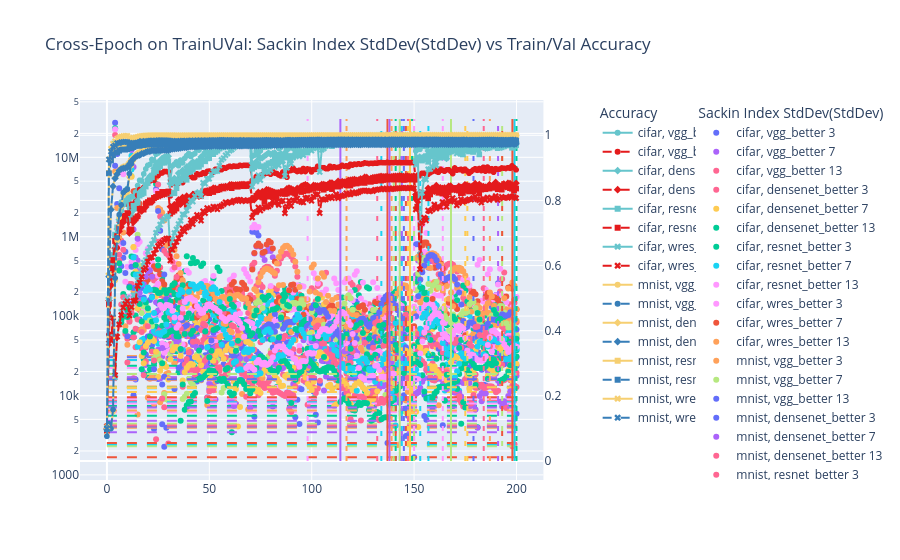

Write notebook code for a chart like this one.
### Code cell
epoch_trainUval = epoch_data_better[(epoch_data_better['split'] == 'trainUval')]
epoch_trainUval = epoch_trainUval.sort_values(by='epoch')

fig = make_subplots(specs=[[{"secondary_y": True}]], )

train_acc_trainUval = px.line(epoch_trainUval, x='epoch', y='train_acc', color="dataset", color_discrete_sequence=color_seq_train, symbol="model")
val_acc_trainUval = px.line(epoch_trainUval, x='epoch', y='val_acc', color="dataset", color_discrete_sequence=color_seq_val, symbol="model", line_dash_sequence=['dash'])

traces = tuple(train_acc_trainUval.data)

for i, trace in enumerate(traces):
	# get dataset, model out of the trace
	dataset, model = str(trace['name']).split(", ")
    
	all_epochs = epoch_trainUval[(epoch_trainUval['dataset'] == dataset) & (epoch_trainUval['model'] == model)].copy()

	for size in window_sizes:     
		col_name = f"sackin_index_std_w{size}"
		all_epochs[col_name] = all_epochs["sackin_index"].rolling(size).std().rolling(size).std()
  
		group = f"{trace["name"]} {size}"
		sackin_scatter_trainUval = go.Scatter(x=all_epochs['epoch'], y=all_epochs[col_name], mode='markers', name=group, legend="legend2", legendgroup=group)

		fig.add_trace(
			sackin_scatter_trainUval,
			secondary_y=False
		)
  
		epoch_span = (all_epochs['epoch'].min(), all_epochs['epoch'].max())
		lowest_5_variances = all_epochs.nsmallest(10, col_name)[col_name].to_numpy()
		for j, e in enumerate(lowest_5_variances[[0, -1]]):
			xline = go.Scatter(x=epoch_span, y=[e, e], mode="lines", line=dict(dash=f"10px 10px"), legend="legend2", legendgroup=group, showlegend=False)
			fig.add_trace(xline, secondary_y=False)

 
	fig.update_yaxes(type="log", secondary_y=False)

	fig.add_trace(
		train_acc_trainUval.data[i],
		secondary_y=True,
	)
 
	fig.add_trace(
		val_acc_trainUval.data[i],
		secondary_y=True,
	)
 
	top_5_epochs = all_epochs.sort_values(by='val_acc', ascending=False).iloc[:5]['epoch'].to_numpy()

	for i, e in enumerate(top_5_epochs):
		fig.add_trace(go.Scatter(x=[e, e], y=[0, 1.05], mode="lines", line=dict(color=trace['marker']['color'], dash=f"5px {i*5}px"), legendgroup=trace['name'], showlegend=False), secondary_y=True)

# set title
fig.update_layout(
	title_text="Cross-Epoch on TrainUVal: Sackin Index StdDev(StdDev) vs Train/Val Accuracy",
	legend = dict(title="Accuracy", tracegroupgap=0, x=1.05, y=1),
	legend2 = dict(title="Sackin Index StdDev(StdDev)", tracegroupgap=0, x=1.25, y=1),
)
fig.show()

### Figure 1 — Plotly figure (JSON) as saved in the notebook; plotly's stock layout.template omitted (floating-point values rounded to 4 significant figures; data arrays with more than 128 entries replaced by an {"elided": "..."} marker saying what was removed)
{"data": [{"legend": "legend2", "legendgroup": "cifar, vgg_better 3", "mode": "markers", "name": "cifar, vgg_better 3", "type": "scatter", "x": {"elided": "201 int values"}, "xaxis": "x", "y": {"elided": "201 float values"}, "yaxis": "y"}, {"legend": "legend2", "legendgroup": "cifar, vgg_better 3", "line": {"dash": "10px 10px"}, "mode": "lines", "showlegend": false, "type": "scatter", "x": [0, 200], "xaxis": "x", "y": [1666.0, 1666.0], "yaxis": "y"}, {"legend": "legend2", "legendgroup": "cifar, vgg_better 3", "line": {"dash": "10px 10px"}, "mode": "lines", "showlegend": false, "type": "scatter", "x": [0, 200], "xaxis": "x", "y": [7366.0, 7366.0], "yaxis": "y"}, {"legend": "legend2", "legendgroup": "cifar, vgg_better 7", "mode": "markers", "name": "cifar, vgg_better 7", "type": "scatter", "x": {"elided": "201 int values"}, "xaxis": "x", "y": {"elided": "201 float values"}, "yaxis": "y"}, {"legend": "legend2", "legendgroup": "cifar, vgg_better 7", "line": {"dash": "10px 10px"}, "mode": "lines", "showlegend": false, "type": "scatter", "x": [0, 200], "xaxis": "x", "y": [8477.0, 8477.0], "yaxis": "y"}, {"legend": "legend2", "legendgroup": "cifar, vgg_better 7", "line": {"dash": "10px 10px"}, "mode": "lines", "showlegend": false, "type": "scatter", "x": [0, 200], "xaxis": "x", "y": [12340.0, 12340.0], "yaxis": "y"}, {"legend": "legend2", "legendgroup": "cifar, vgg_better 13", "mode": "markers", "name": "cifar, vgg_better 13", "type": "scatter", "x": {"elided": "201 int values"}, "xaxis": "x", "y": {"elided": "201 float values"}, "yaxis": "y"}, {"legend": "legend2", "legendgroup": "cifar, vgg_better 13", "line": {"dash": "10px 10px"}, "mode": "lines", "showlegend": false, "type": "scatter", "x": [0, 200], "xaxis": "x", "y": [16050.0, 16050.0], "yaxis": "y"}, {"legend": "legend2", "legendgroup": "cifar, vgg_better 13", "line": {"dash": "10px 10px"}, "mode": "lines", "showlegend": false, "type": "scatter", "x": [0, 200], "xaxis": "x", "y": [22210.0, 22210.0], "yaxis": "y"}, {"hovertemplate": "dataset=cifar<br>model=vgg_better<br>epoch=%{x}<br>train_acc=%{y}<extra></extra>", "legendgroup": "cifar, vgg_better", "line": {"color": "rgb(102, 197, 204)", "dash": "solid"}, "marker": {"symbol": "circle"}, "mode": "lines+markers", "name": "cifar, vgg_better", "showlegend": true, "type": "scattergl", "x": {"elided": "201 int values"}, "xaxis": "x", "y": {"elided": "201 float values"}, "yaxis": "y2"}, {"hovertemplate": "dataset=cifar<br>model=vgg_better<br>epoch=%{x}<br>val_acc=%{y}<extra></extra>", "legendgroup": "cifar, vgg_better", "line": {"color": "rgb(228,26,28)", "dash": "dash"}, "marker": {"symbol": "circle"}, "mode": "lines+markers", "name": "cifar, vgg_better", "showlegend": true, "type": "scattergl", "x": {"elided": "201 int values"}, "xaxis": "x", "y": {"elided": "201 float values"}, "yaxis": "y2"}, {"legendgroup": "cifar, vgg_better", "line": {"dash": "5px 0px"}, "mode": "lines", "showlegend": false, "type": "scatter", "x": [137, 137], "xaxis": "x", "y": [0, 1.05], "yaxis": "y2"}, {"legendgroup": "cifar, vgg_better", "line": {"dash": "5px 5px"}, "mode": "lines", "showlegend": false, "type": "scatter", "x": [141, 141], "xaxis": "x", "y": [0, 1.05], "yaxis": "y2"}, {"legendgroup": "cifar, vgg_better", "line": {"dash": "5px 10px"}, "mode": "lines", "showlegend": false, "type": "scatter", "x": [143, 143], "xaxis": "x", "y": [0, 1.05], "yaxis": "y2"}, {"legendgroup": "cifar, vgg_better", "line": {"dash": "5px 15px"}, "mode": "lines", "showlegend": false, "type": "scatter", "x": [150, 150], "xaxis": "x", "y": [0, 1.05], "yaxis": "y2"}, {"legendgroup": "cifar, vgg_better", "line": {"dash": "5px 20px"}, "mode": "lines", "showlegend": false, "type": "scatter", "x": [134, 134], "xaxis": "x", "y": [0, 1.05], "yaxis": "y2"}, {"legend": "legend2", "legendgroup": "cifar, densenet_better 3", "mode": "markers", "name": "cifar, densenet_better 3", "type": "scatter", "x": {"elided": "201 int values"}, "xaxis": "x", "y": {"elided": "201 float values"}, "yaxis": "y"}, {"legend": "legend2", "legendgroup": "cifar, densenet_better 3", "line": {"dash": "10px 10px"}, "mode": "lines", "showlegend": false, "type": "scatter", "x": [0, 200], "xaxis": "x", "y": [2488.0, 2488.0], "yaxis": "y"}, {"legend": "legend2", "legendgroup": "cifar, densenet_better 3", "line": {"dash": "10px 10px"}, "mode": "lines", "showlegend": false, "type": "scatter", "x": [0, 200], "xaxis": "x", "y": [15500.0, 15500.0], "yaxis": "y"}, {"legend": "legend2", "legendgroup": "cifar, densenet_better 7", "mode": "markers", "name": "cifar, densenet_better 7", "type": "scatter", "x": {"elided": "201 int values"}, "xaxis": "x", "y": {"elided": "201 float values"}, "yaxis": "y"}, {"legend": "legend2", "legendgroup": "cifar, densenet_better 7", "line": {"dash": "10px 10px"}, "mode": "lines", "showlegend": false, "type": "scatter", "x": [0, 200], "xaxis": "x", "y": [4011.0, 4011.0], "yaxis": "y"}, {"legend": "legend2", "legendgroup": "cifar, densenet_better 7", "line": {"dash": "10px 10px"}, "mode": "lines", "showlegend": false, "type": "scatter", "x": [0, 200], "xaxis": "x", "y": [16700.0, 16700.0], "yaxis": "y"}, {"legend": "legend2", "legendgroup": "cifar, densenet_better 13", "mode": "markers", "name": "cifar, densenet_better 13", "type": "scatter", "x": {"elided": "201 int values"}, "xaxis": "x", "y": {"elided": "201 float values"}, "yaxis": "y"}, {"legend": "legend2", "legendgroup": "cifar, densenet_better 13", "line": {"dash": "10px 10px"}, "mode": "lines", "showlegend": false, "type": "scatter", "x": [0, 200], "xaxis": "x", "y": [16920.0, 16920.0], "yaxis": "y"}, {"legend": "legend2", "legendgroup": "cifar, densenet_better 13", "line": {"dash": "10px 10px"}, "mode": "lines", "showlegend": false, "type": "scatter", "x": [0, 200], "xaxis": "x", "y": [31310.0, 31310.0], "yaxis": "y"}, {"hovertemplate": "dataset=cifar<br>model=densenet_better<br>epoch=%{x}<br>train_acc=%{y}<extra></extra>", "legendgroup": "cifar, densenet_better", "line": {"color": "rgb(102, 197, 204)", "dash": "solid"}, "marker": {"symbol": "diamond"}, "mode": "lines+markers", "name": "cifar, densenet_better", "showlegend": true, "type": "scattergl", "x": {"elided": "201 int values"}, "xaxis": "x", "y": {"elided": "201 float values"}, "yaxis": "y2"}, {"hovertemplate": "dataset=cifar<br>model=densenet_better<br>epoch=%{x}<br>val_acc=%{y}<extra></extra>", "legendgroup": "cifar, densenet_better", "line": {"color": "rgb(228,26,28)", "dash": "dash"}, "marker": {"symbol": "diamond"}, "mode": "lines+markers", "name": "cifar, densenet_better", "showlegend": true, "type": "scattergl", "x": {"elided": "201 int values"}, "xaxis": "x", "y": {"elided": "201 float values"}, "yaxis": "y2"}, {"legendgroup": "cifar, densenet_better", "line": {"dash": "5px 0px"}, "mode": "lines", "showlegend": false, "type": "scatter", "x": [143, 143], "xaxis": "x", "y": [0, 1.05], "yaxis": "y2"}, {"legendgroup": "cifar, densenet_better", "line": {"dash": "5px 5px"}, "mode": "lines", "showlegend": false, "type": "scatter", "x": [150, 150], "xaxis": "x", "y": [0, 1.05], "yaxis": "y2"}, {"legendgroup": "cifar, densenet_better", "line": {"dash": "5px 10px"}, "mode": "lines", "showlegend": false, "type": "scatter", "x": [147, 147], "xaxis": "x", "y": [0, 1.05], "yaxis": "y2"}, {"legendgroup": "cifar, densenet_better", "line": {"dash": "5px 15px"}, "mode": "lines", "showlegend": false, "type": "scatter", "x": [144, 144], "xaxis": "x", "y": [0, 1.05], "yaxis": "y2"}, {"legendgroup": "cifar, densenet_better", "line": {"dash": "5px 20px"}, "mode": "lines", "showlegend": false, "type": "scatter", "x": [141, 141], "xaxis": "x", "y": [0, 1.05], "yaxis": "y2"}, {"legend": "legend2", "legendgroup": "cifar, resnet_better 3", "mode": "markers", "name": "cifar, resnet_better 3", "type": "scatter", "x": {"elided": "201 int values"}, "xaxis": "x", "y": {"elided": "201 float values"}, "yaxis": "y"}, {"legend": "legend2", "legendgroup": "cifar, resnet_better 3", "line": {"dash": "10px 10px"}, "mode": "lines", "showlegend": false, "type": "scatter", "x": [0, 200], "xaxis": "x", "y": [3437.0, 3437.0], "yaxis": "y"}, {"legend": "legend2", "legendgroup": "cifar, resnet_better 3", "line": {"dash": "10px 10px"}, "mode": "lines", "showlegend": false, "type": "scatter", "x": [0, 200], "xaxis": "x", "y": [12990.0, 12990.0], "yaxis": "y"}, {"legend": "legend2", "legendgroup": "cifar, resnet_better 7", "mode": "markers", "name": "cifar, resnet_better 7", "type": "scatter", "x": {"elided": "201 int values"}, "xaxis": "x", "y": {"elided": "201 float values"}, "yaxis": "y"}, {"legend": "legend2", "legendgroup": "cifar, resnet_better 7", "line": {"dash": "10px 10px"}, "mode": "lines", "showlegend": false, "type": "scatter", "x": [0, 200], "xaxis": "x", "y": [8561.0, 8561.0], "yaxis": "y"}, {"legend": "legend2", "legendgroup": "cifar, resnet_better 7", "line": {"dash": "10px 10px"}, "mode": "lines", "showlegend": false, "type": "scatter", "x": [0, 200], "xaxis": "x", "y": [27760.0, 27760.0], "yaxis": "y"}, {"legend": "legend2", "legendgroup": "cifar, resnet_better 13", "mode": "markers", "name": "cifar, resnet_better 13", "type": "scatter", "x": {"elided": "201 int values"}, "xaxis": "x", "y": {"elided": "201 float values"}, "yaxis": "y"}, {"legend": "legend2", "legendgroup": "cifar, resnet_better 13", "line": {"dash": "10px 10px"}, "mode": "lines", "showlegend": false, "type": "scatter", "x": [0, 200], "xaxis": "x", "y": [15900.0, 15900.0], "yaxis": "y"}, {"legend": "legend2", "legendgroup": "cifar, resnet_better 13", "line": {"dash": "10px 10px"}, "mode": "lines", "showlegend": false, "type": "scatter", "x": [0, 200], "xaxis": "x", "y": [27990.0, 27990.0], "yaxis": "y"}, {"hovertemplate": "dataset=cifar<br>model=resnet_better<br>epoch=%{x}<br>train_acc=%{y}<extra></extra>", "legendgroup": "cifar, resnet_better", "line": {"color": "rgb(102, 197, 204)", "dash": "solid"}, "marker": {"symbol": "square"}, "mode": "lines+markers", "name": "cifar, resnet_better", "showlegend": true, "type": "scattergl", "x": {"elided": "201 int values"}, "xaxis": "x", "y": {"elided": "201 float values"}, "yaxis": "y2"}, {"hovertemplate": "dataset=cifar<br>model=resnet_better<br>epoch=%{x}<br>val_acc=%{y}<extra></extra>", "legendgroup": "cifar, resnet_better", "line": {"color": "rgb(228,26,28)", "dash": "dash"}, "marker": {"symbol": "square"}, "mode": "lines+markers", "name": "cifar, resnet_better", "showlegend": true, "type": "scattergl", "x": {"elided": "201 int values"}, "xaxis": "x", "y": {"elided": "201 float values"}, "yaxis": "y2"}, {"legendgroup": "cifar, resnet_better", "line": {"dash": "5px 0px"}, "mode": "lines", "showlegend": false, "type": "scatter", "x": [138, 138], "xaxis": "x", "y": [0, 1.05], "yaxis": "y2"}, {"legendgroup": "cifar, resnet_better", "line": {"dash": "5px 5px"}, "mode": "lines", "showlegend": false, "type": "scatter", "x": [139, 139], "xaxis": "x", "y": [0, 1.05], "yaxis": "y2"}, {"legendgroup": "cifar, resnet_better", "line": {"dash": "5px 10px"}, "mode": "lines", "showlegend": false, "type": "scatter", "x": [144, 144], "xaxis": "x", "y": [0, 1.05], "yaxis": "y2"}, {"legendgroup": "cifar, resnet_better", "line": {"dash": "5px 15px"}, "mode": "lines", "showlegend": false, "type": "scatter", "x": [147, 147], "xaxis": "x", "y": [0, 1.05], "yaxis": "y2"}, {"legendgroup": "cifar, resnet_better", "line": {"dash": "5px 20px"}, "mode": "lines", "showlegend": false, "type": "scatter", "x": [150, 150], "xaxis": "x", "y": [0, 1.05], "yaxis": "y2"}, {"legend": "legend2", "legendgroup": "cifar, wres_better 3", "mode": "markers", "name": "cifar, wres_better 3", "type": "scatter", "x": {"elided": "201 int values"}, "xaxis": "x", "y": {"elided": "201 float values"}, "yaxis": "y"}, {"legend": "legend2", "legendgroup": "cifar, wres_better 3", "line": {"dash": "10px 10px"}, "mode": "lines", "showlegend": false, "type": "scatter", "x": [0, 200], "xaxis": "x", "y": [11050.0, 11050.0], "yaxis": "y"}, {"legend": "legend2", "legendgroup": "cifar, wres_better 3", "line": {"dash": "10px 10px"}, "mode": "lines", "showlegend": false, "type": "scatter", "x": [0, 200], "xaxis": "x", "y": [30230.0, 30230.0], "yaxis": "y"}, {"legend": "legend2", "legendgroup": "cifar, wres_better 7", "mode": "markers", "name": "cifar, wres_better 7", "type": "scatter", "x": {"elided": "201 int values"}, "xaxis": "x", "y": {"elided": "201 float values"}, "yaxis": "y"}, {"legend": "legend2", "legendgroup": "cifar, wres_better 7", "line": {"dash": "10px 10px"}, "mode": "lines", "showlegend": false, "type": "scatter", "x": [0, 200], "xaxis": "x", "y": [12780.0, 12780.0], "yaxis": "y"}, {"legend": "legend2", "legendgroup": "cifar, wres_better 7", "line": {"dash": "10px 10px"}, "mode": "lines", "showlegend": false, "type": "scatter", "x": [0, 200], "xaxis": "x", "y": [55410.0, 55410.0], "yaxis": "y"}, {"legend": "legend2", "legendgroup": "cifar, wres_better 13", "mode": "markers", "name": "cifar, wres_better 13", "type": "scatter", "x": {"elided": "201 int values"}, "xaxis": "x", "y": {"elided": "201 float values"}, "yaxis": "y"}, {"legend": "legend2", "legendgroup": "cifar, wres_better 13", "line": {"dash": "10px 10px"}, "mode": "lines", "showlegend": false, "type": "scatter", "x": [0, 200], "xaxis": "x", "y": [28000.0, 28000.0], "yaxis": "y"}, {"legend": "legend2", "legendgroup": "cifar, wres_better 13", "line": {"dash": "10px 10px"}, "mode": "lines", "showlegend": false, "type": "scatter", "x": [0, 200], "xaxis": "x", "y": [53030.0, 53030.0], "yaxis": "y"}, {"hovertemplate": "dataset=cifar<br>model=wres_better<br>epoch=%{x}<br>train_acc=%{y}<extra></extra>", "legendgroup": "cifar, wres_better", "line": {"color": "rgb(102, 197, 204)", "dash": "solid"}, "marker": {"symbol": "x"}, "mode": "lines+markers", "name": "cifar, wres_better", "showlegend": true, "type": "scattergl", "x": {"elided": "201 int values"}, "xaxis": "x", "y": {"elided": "201 float values"}, "yaxis": "y2"}, {"hovertemplate": "dataset=cifar<br>model=wres_better<br>epoch=%{x}<br>val_acc=%{y}<extra></extra>", "legendgroup": "cifar, wres_better", "line": {"color": "rgb(228,26,28)", "dash": "dash"}, "marker": {"symbol": "x"}, "mode": "lines+markers", "name": "cifar, wres_better", "showlegend": true, "type": "scattergl", "x": {"elided": "201 int values"}, "xaxis": "x", "y": {"elided": "201 float values"}, "yaxis": "y2"}, {"legendgroup": "cifar, wres_better", "line": {"dash": "5px 0px"}, "mode": "lines", "showlegend": false, "type": "scatter", "x": [148, 148], "xaxis": "x", "y": [0, 1.05], "yaxis": "y2"}, {"legendgroup": "cifar, wres_better", "line": {"dash": "5px 5px"}, "mode": "lines", "showlegend": false, "type": "scatter", "x": [145, 145], "xaxis": "x", "y": [0, 1.05], "yaxis": "y2"}, {"legendgroup": "cifar, wres_better", "line": {"dash": "5px 10px"}, "mode": "lines", "showlegend": false, "type": "scatter", "x": [146, 146], "xaxis": "x", "y": [0, 1.05], "yaxis": "y2"}, {"legendgroup": "cifar, wres_better", "line": {"dash": "5px 15px"}, "mode": "lines", "showlegend": false, "type": "scatter", "x": [149, 149], "xaxis": "x", "y": [0, 1.05], "yaxis": "y2"}, {"legendgroup": "cifar, wres_better", "line": {"dash": "5px 20px"}, "mode": "lines", "showlegend": false, "type": "scatter", "x": [144, 144], "xaxis": "x", "y": [0, 1.05], "yaxis": "y2"}, {"legend": "legend2", "legendgroup": "mnist, vgg_better 3", "mode": "markers", "name": "mnist, vgg_better 3", "type": "scatter", "x": {"elided": "201 int values"}, "xaxis": "x", "y": {"elided": "201 float values"}, "yaxis": "y"}, {"legend": "legend2", "legendgroup": "mnist, vgg_better 3", "line": {"dash": "10px 10px"}, "mode": "lines", "showlegend": false, "type": "scatter", "x": [0, 200], "xaxis": "x", "y": [2378.0, 2378.0], "yaxis": "y"}, {"legend": "legend2", "legendgroup": "mnist, vgg_better 3", "line": {"dash": "10px 10px"}, "mode": "lines", "showlegend": false, "type": "scatter", "x": [0, 200], "xaxis": "x", "y": [8347.0, 8347.0], "yaxis": "y"}, {"legend": "legend2", "legendgroup": "mnist, vgg_better 7", "mode": "markers", "name": "mnist, vgg_better 7", "type": "scatter", "x": {"elided": "201 int values"}, "xaxis": "x", "y": {"elided": "201 float values"}, "yaxis": "y"}, {"legend": "legend2", "legendgroup": "mnist, vgg_better 7", "line": {"dash": "10px 10px"}, "mode": "lines", "showlegend": false, "type": "scatter", "x": [0, 200], "xaxis": "x", "y": [6143.0, 6143.0], "yaxis": "y"}, {"legend": "legend2", "legendgroup": "mnist, vgg_better 7", "line": {"dash": "10px 10px"}, "mode": "lines", "showlegend": false, "type": "scatter", "x": [0, 200], "xaxis": "x", "y": [12390.0, 12390.0], "yaxis": "y"}, {"legend": "legend2", "legendgroup": "mnist, vgg_better 13", "mode": "markers", "name": "mnist, vgg_better 13", "type": "scatter", "x": {"elided": "201 int values"}, "xaxis": "x", "y": {"elided": "201 float values"}, "yaxis": "y"}, {"legend": "legend2", "legendgroup": "mnist, vgg_better 13", "line": {"dash": "10px 10px"}, "mode": "lines", "showlegend": false, "type": "scatter", "x": [0, 200], "xaxis": "x", "y": [15910.0, 15910.0], "yaxis": "y"}, {"legend": "legend2", "legendgroup": "mnist, vgg_better 13", "line": {"dash": "10px 10px"}, "mode": "lines", "showlegend": false, "type": "scatter", "x": [0, 200], "xaxis": "x", "y": [23700.0, 23700.0], "yaxis": "y"}, {"hovertemplate": "dataset=mnist<br>model=vgg_better<br>epoch=%{x}<br>train_acc=%{y}<extra></extra>", "legendgroup": "mnist, vgg_better", "line": {"color": "rgb(246, 207, 113)", "dash": "solid"}, "marker": {"symbol": "circle"}, "mode": "lines+markers", "name": "mnist, vgg_better", "showlegend": true, "type": "scattergl", "x": {"elided": "201 int values"}, "xaxis": "x", "y": {"elided": "201 float values"}, "yaxis": "y2"}, {"hovertemplate": "dataset=mnist<br>model=vgg_better<br>epoch=%{x}<br>val_acc=%{y}<extra></extra>", "legendgroup": "mnist, vgg_better", "line": {"color": "rgb(55,126,184)", "dash": "dash"}, "marker": {"symbol": "circle"}, "mode": "lines+markers", "name": "mnist, vgg_better", "showlegend": true, "type": "scattergl", "x": {"elided": "201 int values"}, "xaxis": "x", "y": {"elided": "201 float values"}, "yaxis": "y2"}, {"legendgroup": "mnist, vgg_better", "line": {"dash": "5px 0px"}, "mode": "lines", "showlegend": false, "type": "scatter", "x": [199, 199], "xaxis": "x", "y": [0, 1.05], "yaxis": "y2"}, {"legendgroup": "mnist, vgg_better", "line": {"dash": "5px 5px"}, "mode": "lines", "showlegend": false, "type": "scatter", "x": [184, 184], "xaxis": "x", "y": [0, 1.05], "yaxis": "y2"}, {"legendgroup": "mnist, vgg_better", "line": {"dash": "5px 10px"}, "mode": "lines", "showlegend": false, "type": "scatter", "x": [193, 193], "xaxis": "x", "y": [0, 1.05], "yaxis": "y2"}, {"legendgroup": "mnist, vgg_better", "line": {"dash": "5px 15px"}, "mode": "lines", "showlegend": false, "type": "scatter", "x": [98, 98], "xaxis": "x", "y": [0, 1.05], "yaxis": "y2"}, {"legendgroup": "mnist, vgg_better", "line": {"dash": "5px 20px"}, "mode": "lines", "showlegend": false, "type": "scatter", "x": [176, 176], "xaxis": "x", "y": [0, 1.05], "yaxis": "y2"}, {"legend": "legend2", "legendgroup": "mnist, densenet_better 3", "mode": "markers", "name": "mnist, densenet_better 3", "type": "scatter", "x": {"elided": "201 int values"}, "xaxis": "x", "y": {"elided": "201 float values"}, "yaxis": "y"}, {"legend": "legend2", "legendgroup": "mnist, densenet_better 3", "line": {"dash": "10px 10px"}, "mode": "lines", "showlegend": false, "type": "scatter", "x": [0, 200], "xaxis": "x", "y": [2515.0, 2515.0], "yaxis": "y"}, {"legend": "legend2", "legendgroup": "mnist, densenet_better 3", "line": {"dash": "10px 10px"}, "mode": "lines", "showlegend": false, "type": "scatter", "x": [0, 200], "xaxis": "x", "y": [5561.0, 5561.0], "yaxis": "y"}, {"legend": "legend2", "legendgroup": "mnist, densenet_better 7", "mode": "markers", "name": "mnist, densenet_better 7", "type": "scatter", "x": {"elided": "201 int values"}, "xaxis": "x", "y": {"elided": "201 float values"}, "yaxis": "y"}, {"legend": "legend2", "legendgroup": "mnist, densenet_better 7", "line": {"dash": "10px 10px"}, "mode": "lines", "showlegend": false, "type": "scatter", "x": [0, 200], "xaxis": "x", "y": [3928.0, 3928.0], "yaxis": "y"}, {"legend": "legend2", "legendgroup": "mnist, densenet_better 7", "line": {"dash": "10px 10px"}, "mode": "lines", "showlegend": false, "type": "scatter", "x": [0, 200], "xaxis": "x", "y": [8234.0, 8234.0], "yaxis": "y"}, {"legend": "legend2", "legendgroup": "mnist, densenet_better 13", "mode": "markers", "name": "mnist, densenet_better 13", "type": "scatter", "x": {"elided": "201 int values"}, "xaxis": "x", "y": {"elided": "201 float values"}, "yaxis": "y"}, {"legend": "legend2", "legendgroup": "mnist, densenet_better 13", "line": {"dash": "10px 10px"}, "mode": "lines", "showlegend": false, "type": "scatter", "x": [0, 200], "xaxis": "x", "y": [4388.0, 4388.0], "yaxis": "y"}, {"legend": "legend2", "legendgroup": "mnist, densenet_better 13", "line": {"dash": "10px 10px"}, "mode": "lines", "showlegend": false, "type": "scatter", "x": [0, 200], "xaxis": "x", "y": [7896.0, 7896.0], "yaxis": "y"}, {"hovertemplate": "dataset=mnist<br>model=densenet_better<br>epoch=%{x}<br>train_acc=%{y}<extra></extra>", "legendgroup": "mnist, densenet_better", "line": {"color": "rgb(246, 207, 113)", "dash": "solid"}, "marker": {"symbol": "diamond"}, "mode": "lines+markers", "name": "mnist, densenet_better", "showlegend": true, "type": "scattergl", "x": {"elided": "201 int values"}, "xaxis": "x", "y": {"elided": "201 float values"}, "yaxis": "y2"}, {"hovertemplate": "dataset=mnist<br>model=densenet_better<br>epoch=%{x}<br>val_acc=%{y}<extra></extra>", "legendgroup": "mnist, densenet_better", "line": {"color": "rgb(55,126,184)", "dash": "dash"}, "marker": {"symbol": "diamond"}, "mode": "lines+markers", "name": "mnist, densenet_better", "showlegend": true, "type": "scattergl", "x": {"elided": "201 int values"}, "xaxis": "x", "y": {"elided": "201 float values"}, "yaxis": "y2"}, {"legendgroup": "mnist, densenet_better", "line": {"dash": "5px 0px"}, "mode": "lines", "showlegend": false, "type": "scatter", "x": [198, 198], "xaxis": "x", "y": [0, 1.05], "yaxis": "y2"}, {"legendgroup": "mnist, densenet_better", "line": {"dash": "5px 5px"}, "mode": "lines", "showlegend": false, "type": "scatter", "x": [200, 200], "xaxis": "x", "y": [0, 1.05], "yaxis": "y2"}, {"legendgroup": "mnist, densenet_better", "line": {"dash": "5px 10px"}, "mode": "lines", "showlegend": false, "type": "scatter", "x": [191, 191], "xaxis": "x", "y": [0, 1.05], "yaxis": "y2"}, {"legendgroup": "mnist, densenet_better", "line": {"dash": "5px 15px"}, "mode": "lines", "showlegend": false, "type": "scatter", "x": [187, 187], "xaxis": "x", "y": [0, 1.05], "yaxis": "y2"}, {"legendgroup": "mnist, densenet_better", "line": {"dash": "5px 20px"}, "mode": "lines", "showlegend": false, "type": "scatter", "x": [153, 153], "xaxis": "x", "y": [0, 1.05], "yaxis": "y2"}, {"legend": "legend2", "legendgroup": "mnist, resnet_better 3", "mode": "markers", "name": "mnist, resnet_better 3", "type": "scatter", "x": {"elided": "201 int values"}, "xaxis": "x", "y": {"elided": "201 float values"}, "yaxis": "y"}, {"legend": "legend2", "legendgroup": "mnist, resnet_better 3", "line": {"dash": "10px 10px"}, "mode": "lines", "showlegend": false, "type": "scatter", "x": [0, 200], "xaxis": "x", "y": [2291.0, 2291.0], "yaxis": "y"}, {"legend": "legend2", "legendgroup": "mnist, resnet_better 3", "line": {"dash": "10px 10px"}, "mode": "lines", "showlegend": false, "type": "scatter", "x": [0, 200], "xaxis": "x", "y": [9164.0, 9164.0], "yaxis": "y"}, {"legend": "legend2", "legendgroup": "mnist, resnet_better 7", "mode": "markers", "name": "mnist, resnet_better 7", "type": "scatter", "x": {"elided": "201 int values"}, "xaxis": "x", "y": {"elided": "201 float values"}, "yaxis": "y"}, {"legend": "legend2", "legendgroup": "mnist, resnet_better 7", "line": {"dash": "10px 10px"}, "mode": "lines", "showlegend": false, "type": "scatter", "x": [0, 200], "xaxis": "x", "y": [4063.0, 4063.0], "yaxis": "y"}, {"legend": "legend2", "legendgroup": "mnist, resnet_better 7", "line": {"dash": "10px 10px"}, "mode": "lines", "showlegend": false, "type": "scatter", "x": [0, 200], "xaxis": "x", "y": [9526.0, 9526.0], "yaxis": "y"}, {"legend": "legend2", "legendgroup": "mnist, resnet_better 13", "mode": "markers", "name": "mnist, resnet_better 13", "type": "scatter", "x": {"elided": "201 int values"}, "xaxis": "x", "y": {"elided": "201 float values"}, "yaxis": "y"}, {"legend": "legend2", "legendgroup": "mnist, resnet_better 13", "line": {"dash": "10px 10px"}, "mode": "lines", "showlegend": false, "type": "scatter", "x": [0, 200], "xaxis": "x", "y": [4792.0, 4792.0], "yaxis": "y"}, {"legend": "legend2", "legendgroup": "mnist, resnet_better 13", "line": {"dash": "10px 10px"}, "mode": "lines", "showlegend": false, "type": "scatter", "x": [0, 200], "xaxis": "x", "y": [6462.0, 6462.0], "yaxis": "y"}, {"hovertemplate": "dataset=mnist<br>model=resnet_better<br>epoch=%{x}<br>train_acc=%{y}<extra></extra>", "legendgroup": "mnist, resnet_better", "line": {"color": "rgb(246, 207, 113)", "dash": "solid"}, "marker": {"symbol": "square"}, "mode": "lines+markers", "name": "mnist, resnet_better", "showlegend": true, "type": "scattergl", "x": {"elided": "201 int values"}, "xaxis": "x", "y": {"elided": "201 float values"}, "yaxis": "y2"}, {"hovertemplate": "dataset=mnist<br>model=resnet_better<br>epoch=%{x}<br>val_acc=%{y}<extra></extra>", "legendgroup": "mnist, resnet_better", "line": {"color": "rgb(55,126,184)", "dash": "dash"}, "marker": {"symbol": "square"}, "mode": "lines+markers", "name": "mnist, resnet_better", "showlegend": true, "type": "scattergl", "x": {"elided": "201 int values"}, "xaxis": "x", "y": {"elided": "201 float values"}, "yaxis": "y2"}, {"legendgroup": "mnist, resnet_better", "line": {"dash": "5px 0px"}, "mode": "lines", "showlegend": false, "type": "scatter", "x": [168, 168], "xaxis": "x", "y": [0, 1.05], "yaxis": "y2"}, {"legendgroup": "mnist, resnet_better", "line": {"dash": "5px 5px"}, "mode": "lines", "showlegend": false, "type": "scatter", "x": [164, 164], "xaxis": "x", "y": [0, 1.05], "yaxis": "y2"}, {"legendgroup": "mnist, resnet_better", "line": {"dash": "5px 10px"}, "mode": "lines", "showlegend": false, "type": "scatter", "x": [175, 175], "xaxis": "x", "y": [0, 1.05], "yaxis": "y2"}, {"legendgroup": "mnist, resnet_better", "line": {"dash": "5px 15px"}, "mode": "lines", "showlegend": false, "type": "scatter", "x": [179, 179], "xaxis": "x", "y": [0, 1.05], "yaxis": "y2"}, {"legendgroup": "mnist, resnet_better", "line": {"dash": "5px 20px"}, "mode": "lines", "showlegend": false, "type": "scatter", "x": [193, 193], "xaxis": "x", "y": [0, 1.05], "yaxis": "y2"}, {"legend": "legend2", "legendgroup": "mnist, wres_better 3", "mode": "markers", "name": "mnist, wres_better 3", "type": "scatter", "x": {"elided": "201 int values"}, "xaxis": "x", "y": {"elided": "201 float values"}, "yaxis": "y"}, {"legend": "legend2", "legendgroup": "mnist, wres_better 3", "line": {"dash": "10px 10px"}, "mode": "lines", "showlegend": false, "type": "scatter", "x": [0, 200], "xaxis": "x", "y": [7079.0, 7079.0], "yaxis": "y"}, {"legend": "legend2", "legendgroup": "mnist, wres_better 3", "line": {"dash": "10px 10px"}, "mode": "lines", "showlegend": false, "type": "scatter", "x": [0, 200], "xaxis": "x", "y": [15790.0, 15790.0], "yaxis": "y"}, {"legend": "legend2", "legendgroup": "mnist, wres_better 7", "mode": "markers", "name": "mnist, wres_better 7", "type": "scatter", "x": {"elided": "201 int values"}, "xaxis": "x", "y": {"elided": "201 float values"}, "yaxis": "y"}, {"legend": "legend2", "legendgroup": "mnist, wres_better 7", "line": {"dash": "10px 10px"}, "mode": "lines", "showlegend": false, "type": "scatter", "x": [0, 200], "xaxis": "x", "y": [4189.0, 4189.0], "yaxis": "y"}, {"legend": "legend2", "legendgroup": "mnist, wres_better 7", "line": {"dash": "10px 10px"}, "mode": "lines", "showlegend": false, "type": "scatter", "x": [0, 200], "xaxis": "x", "y": [18660.0, 18660.0], "yaxis": "y"}, {"legend": "legend2", "legendgroup": "mnist, wres_better 13", "mode": "markers", "name": "mnist, wres_better 13", "type": "scatter", "x": {"elided": "201 int values"}, "xaxis": "x", "y": {"elided": "201 float values"}, "yaxis": "y"}, {"legend": "legend2", "legendgroup": "mnist, wres_better 13", "line": {"dash": "10px 10px"}, "mode": "lines", "showlegend": false, "type": "scatter", "x": [0, 200], "xaxis": "x", "y": [12730.0, 12730.0], "yaxis": "y"}, {"legend": "legend2", "legendgroup": "mnist, wres_better 13", "line": {"dash": "10px 10px"}, "mode": "lines", "showlegend": false, "type": "scatter", "x": [0, 200], "xaxis": "x", "y": [16040.0, 16040.0], "yaxis": "y"}, {"hovertemplate": "dataset=mnist<br>model=wres_better<br>epoch=%{x}<br>train_acc=%{y}<extra></extra>", "legendgroup": "mnist, wres_better", "line": {"color": "rgb(246, 207, 113)", "dash": "solid"}, "marker": {"symbol": "x"}, "mode": "lines+markers", "name": "mnist, wres_better", "showlegend": true, "type": "scattergl", "x": {"elided": "201 int values"}, "xaxis": "x", "y": {"elided": "201 float values"}, "yaxis": "y2"}, {"hovertemplate": "dataset=mnist<br>model=wres_better<br>epoch=%{x}<br>val_acc=%{y}<extra></extra>", "legendgroup": "mnist, wres_better", "line": {"color": "rgb(55,126,184)", "dash": "dash"}, "marker": {"symbol": "x"}, "mode": "lines+markers", "name": "mnist, wres_better", "showlegend": true, "type": "scattergl", "x": {"elided": "201 int values"}, "xaxis": "x", "y": {"elided": "201 float values"}, "yaxis": "y2"}, {"legendgroup": "mnist, wres_better", "line": {"dash": "5px 0px"}, "mode": "lines", "showlegend": false, "type": "scatter", "x": [114, 114], "xaxis": "x", "y": [0, 1.05], "yaxis": "y2"}, {"legendgroup": "mnist, wres_better", "line": {"dash": "5px 5px"}, "mode": "lines", "showlegend": false, "type": "scatter", "x": [117, 117], "xaxis": "x", "y": [0, 1.05], "yaxis": "y2"}, {"legendgroup": "mnist, wres_better", "line": {"dash": "5px 10px"}, "mode": "lines", "showlegend": false, "type": "scatter", "x": [157, 157], "xaxis": "x", "y": [0, 1.05], "yaxis": "y2"}, {"legendgroup": "mnist, wres_better", "line": {"dash": "5px 15px"}, "mode": "lines", "showlegend": false, "type": "scatter", "x": [132, 132], "xaxis": "x", "y": [0, 1.05], "yaxis": "y2"}, {"legendgroup": "mnist, wres_better", "line": {"dash": "5px 20px"}, "mode": "lines", "showlegend": false, "type": "scatter", "x": [140, 140], "xaxis": "x", "y": [0, 1.05], "yaxis": "y2"}], "layout": {"legend": {"title": {"text": "Accuracy"}, "tracegroupgap": 0, "x": 1.05, "y": 1}, "legend2": {"title": {"text": "Sackin Index StdDev(StdDev)"}, "tracegroupgap": 0, "x": 1.25, "y": 1}, "title": {"text": "Cross-Epoch on TrainUVal: Sackin Index StdDev(StdDev) vs Train/Val Accuracy"}, "xaxis": {"anchor": "y", "domain": [0, 0.94]}, "yaxis": {"anchor": "x", "domain": [0, 1], "type": "log"}, "yaxis2": {"anchor": "x", "overlaying": "y", "side": "right"}}}
